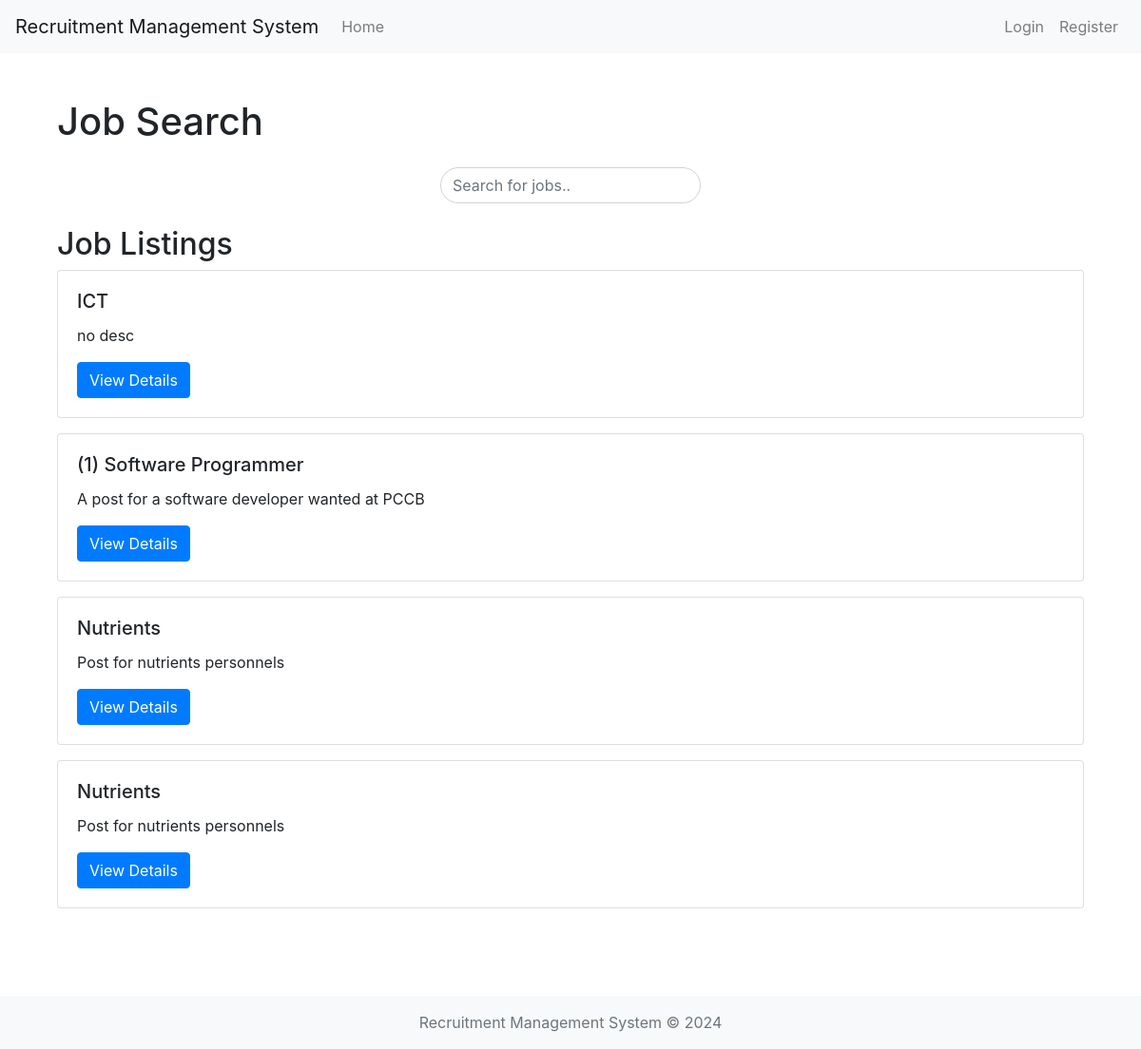
The page / on the database its author committed.
### job_portal/models.py (models this page shows)
class Job(models.Model):
    title = models.CharField(max_length=100)
    description = models.TextField()
    requirements = models.TextField()
    location = models.CharField(max_length=100)

### job_portal/views.py (the view)
# urls.py: path('', views.job_list, name='home'),
def job_list(request):
    query = request.GET.get('q')
    if query:
        jobs = Job.objects.filter(
            Q(title__icontains=query) |
            Q(description__icontains=query) |
            Q(requirements__icontains=query) |
            Q(location__icontains=query)
        )
    else:
        jobs = Job.objects.all()
    return render(request, 'job_portal/job_list.html', {'jobs': jobs})

### templates/job_portal/job_list.html (shortened to what this page needs)
{% extends 'base.html' %}
{% block content %}
<div class="container mt-5">
  <h1 class="mb-4">Job Search</h1>
  <div class="row justify-content-center mb-4">
    <div class="col-md-6">
        <div class="d-flex justify-content-center">
            <form method="GET" action="{% url 'home' %}" id="search-form">
                <input type="text" name="q" id="search-input" class="form-control rounded-pill" placeholder="Search for jobs.." aria-label="Search for jobs.." aria-describedby="search-button" value="{{ request.GET.q|default_if_none:'' }}">
            </form>
        </div>
    </div>
  </div>
  <h2>Job Listings</h2>
  <div id="job-listings">
    {% if jobs %}
        {% for job in jobs %}
             <div class="card mb-3">
             <div class="card-body">
             <h5 class="card-title">{{ job.title }}</h5>
             <p class="card-text">{{ job.description }}</p>
             <a href="{% url 'job_detail' job_id=job.id %}" class="btn btn-primary">View Details</a>
             </div>
             </div>
    {% endfor %}
    {% else %}
        <div class="card mb-3">
             <div class="card-body" >
             <h6>No Job Found.</h6>
             </div>
        </div>
    {% endif %}
  </div>
</div>
{% endblock %}

### templates/base.html (shortened to what this page needs)
<!DOCTYPE html>
<html lang="en">
<head>
    <link rel="stylesheet" href="https://stackpath.bootstrapcdn.com/bootstrap/4.5.2/css/bootstrap.min.css">
</head>
<body>
<nav class="navbar navbar-expand-lg navbar-light bg-light navbar-expand-sm">
  <a class="navbar-brand" href="#">Recruitment Management System</a>
  <div class="collapse navbar-collapse" id="navbarSupportedContent">
    <ul class="navbar-nav mr-auto">
      <li class="nav-item">
        <a class="nav-link" href="{% url 'home' %}">Home</a>
      </li>
    </ul>
    <ul class="navbar-nav ml-auto">
      {% if user.is_authenticated %}
      <li class="nav-item">
        <a class="nav-link" href="{% url 'logout' %}">Logout</a>
      </li>
      {% else %}
      <li class="nav-item">
        <a class="nav-link" href="{% url 'login' %}">Login</a>
      </li>
      <li class="nav-item">
        <a class="nav-link" href="{% url 'create_user' %}">Register</a>
      </li>
      {% endif %}
    </ul>
  </div>
</nav>
<div class="container mt-5 mb-5">
    {% block content %}
    {% endblock %}
</div>
<footer class="footer fixed-bottom py-3 bg-light">
  <div class="container text-center">
    <span class="text-muted">Recruitment Management System &copy; {% now "Y" %}</span>
  </div>
</footer>
</body>
</html>

### templates/base.html (style rules this page uses)
body { padding-bottom: 100px; }

### rows shown on the page
Job: title "ICT", description "no desc"
Job: title "(1) Software Programmer", description "A post for a software developer wanted at PCCB"
Job: title "Nutrients", description "Post for nutrients personnels"
Job: title "Nutrients", description "Post for nutrients personnels"
